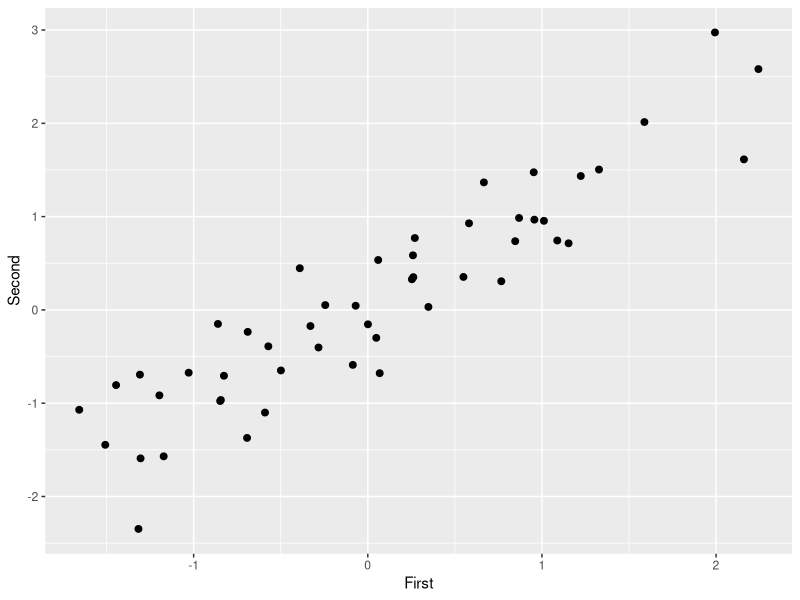
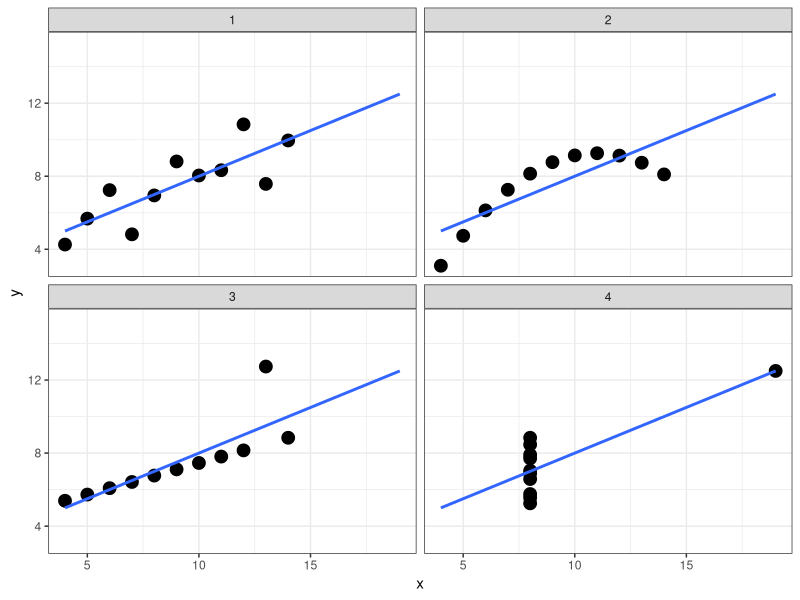

These figures' R source, in order:
# Load required library
library(ggplot2)

# Generate random data
First <- rnorm(50)
Second <- First + rnorm(50, mean = 0, sd = 0.4)
data <- as.data.frame(cbind(First, Second))

# Summary of the data
summary(data)

# Visualization
ggplot(data, aes(x = First, y = Second)) +
  geom_point(size = 2)

# Load anscombe dataset and visualize
data("anscombe"); #semicolon added
levels <- gl(4, nrow(anscombe))
mydata <- with(anscombe, data.frame(x = c(x1, x2, x3, x4), y = c(y1, y2, y3, y4), mygroup = levels))
theme_set(theme_bw())
ggplot(mydata, aes(x, y)) +
  geom_point(size = 4) +
  geom_smooth(method = "lm", fill = NA, fullrange = TRUE) +
  facet_wrap(~mygroup)

# Define matrices
A <- matrix(1:10, nrow = 5)
B <- matrix(21:40, nrow = 2)
C <- matrix(1:100, nrow = 20)
D <- matrix(0, 4, 4)
E <- matrix(0, 10)
F <- matrix(c(4, 5, 6, 2, 3, 4, 12, 34, 45, 10, 55, 32), 4, 3)

# Matrix operations
Data <- 1:20
A <- matrix(Data, 4, 5)
B <- matrix(Data, 4, 5, byrow = TRUE)
C <- A + B

# Define vectors
r1 <- c("I", "am", "happy")
r2 <- c("what", "a", "day")
r3 <- 1:3
C <- rbind(r1, r2, r3) #each one becomes a Row
D <- cbind(r1, r2, r3)

# Matrix indexing
A <- matrix(1:10, nrow = 5)
A[1, 1]
A[, 1]
A[1, ]
A[-2, ]
A[, -2]
A[-2, -2]

# Named vector
Charlie <- 7:11
names(Charlie) <- c("a", "b", "c", "d", "e")
Charlie
Charlie[4]
Charlie["d"]
names(Charlie)
names(Charlie) <- NULL
Charlie

# Matrix row and column names
temp <- rep(c("a", "b", "c"), each = 3)
Bravo <- matrix(temp, 3, 3)
rownames(Bravo) <- c("Tom", "Dick", "Harry")
colnames(Bravo) <- c("Alice", "Jane", "Mary")

# Subsetting matrices and vectors
x <- c("a", "b", "c", "d", "e")
x[c(1, 4)]
x[1]

# Visualization of data not defined in the script
# You need to define or load these data frames before using them
# matplot and myplot functions are not defined in this script

# Additional code that uses undefined objects should be fixed or removed
